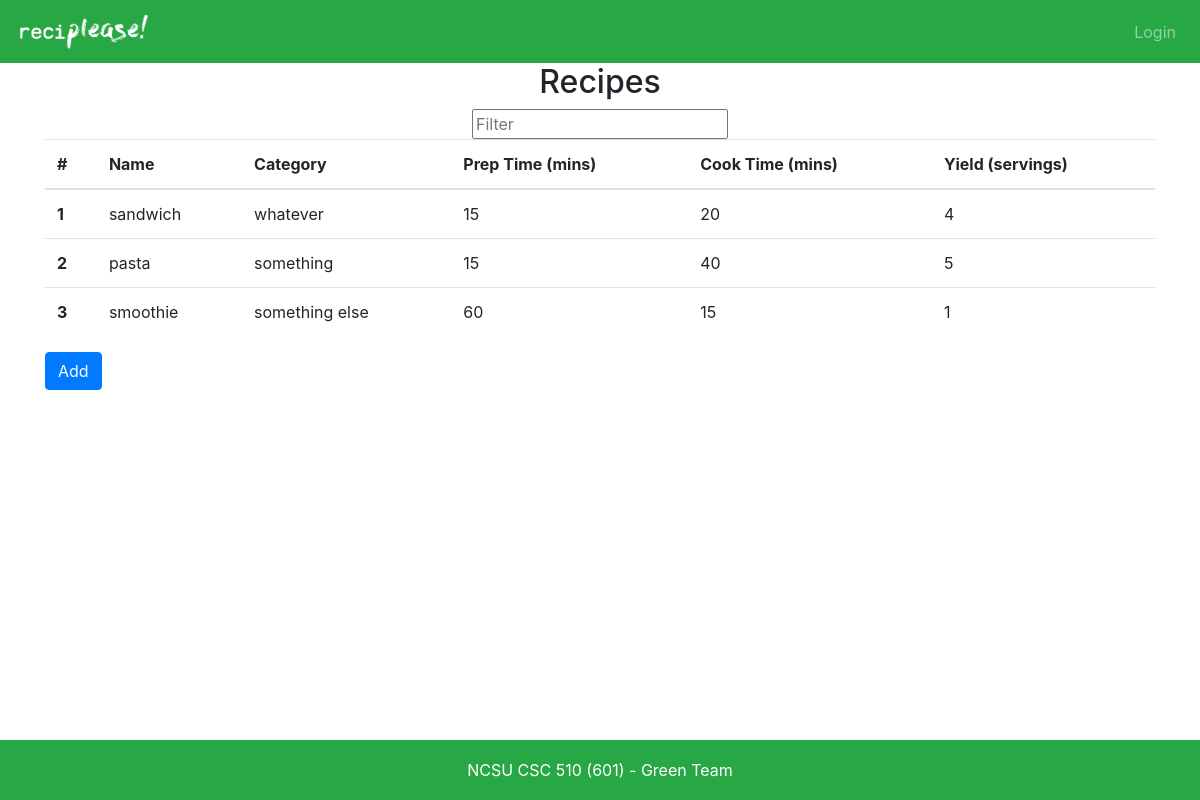
The app's page /recipes/ with its own data.
### recipes/models.py (models this page shows, shortened)
class Recipe(models.Model):
    name = models.CharField(max_length=200)
    category = models.ForeignKey('RecipeCategory', on_delete=models.SET_NULL, null=True)
    ingredients = models.ManyToManyField(Ingredient, through=RecipeIngredient)
    prep_time = models.PositiveIntegerField()
    cook_time = models.PositiveIntegerField()
    servings = models.PositiveIntegerField()

class RecipeCategory(models.Model):
    name = models.CharField(max_length=200)
    def __str__(self):
        return self.name

### recipes/views.py (the view)
# urls.py: path('', views.recipe_list, name='recipe_list'),
def recipe_list(request):
    recipes = Recipe.objects.all()
    return render(request, 'recipes/recipe_list.html', {'recipes': recipes})

### recipes/templates/recipes/recipe_list.html (shortened to what this page needs)
{% extends 'base.html' %}
{% block content %}
{% load static %}
<div class="container">
    <h2 align="center">Recipes</h2>
    <div align="center">
        <input id="filter-input" placeholder="Filter" />
    </div>
    <table class="table header-fixed">
        <thead>
            <tr>
                <th scope="col">#</th>
                <th scope="col">Name</th>
                <th scope="col">Category</th>
                <th scope="col">Prep Time (mins)</th>
                <th scope="col">Cook Time (mins)</th>
                <th scope="col">Yield (servings)</th>
            </tr>
        </thead>
        <tbody id="recipe-table-body">
            {% for recipe in recipes %}
            <tr class="recipe-table-row">
                <th scope="row">{{ recipe.id }}</th>
                <td>{{ recipe.name }}</td>
                <td>{{ recipe.category }}</td>
                <td>{{ recipe.prep_time }}</td>
                <td>{{ recipe.cook_time }}</td>
                <td>{{ recipe.servings }}</td>
            </tr>
            {% endfor %}
        </tbody>
    </table>
</div>
<div class="container">
    <a class="btn btn-primary" href="{% url 'add_recipe' %}" role="button">Add</a>
</div>
{% endblock %}

### records on screen
Recipe: id "1", name "sandwich", category "whatever", prep_time "15", cook_time "20", servings "4"
Recipe: id "2", name "pasta", category "something", prep_time "15", cook_time "40", servings "5"
Recipe: id "3", name "smoothie", category "something else", prep_time "60", cook_time "15", servings "1"
